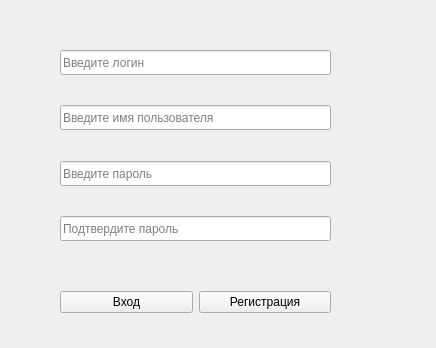
<?xml version="1.0" encoding="UTF-8"?>
<ui version="4.0">
 <class>MainWindow</class>
 <widget class="QMainWindow" name="MainWindow">
  <property name="geometry">
   <rect>
    <x>0</x>
    <y>0</y>
    <width>436</width>
    <height>348</height>
   </rect>
  </property>
  <property name="windowTitle">
   <string>MainWindow</string>
  </property>
  <widget class="QWidget" name="centralwidget">
   <widget class="QWidget" name="layoutWidget">
    <property name="geometry">
     <rect>
      <x>60</x>
      <y>50</y>
      <width>271</width>
      <height>191</height>
     </rect>
    </property>
    <layout class="QVBoxLayout" name="verticalLayout">
     <item>
      <widget class="QLineEdit" name="login_line">
       <property name="sizePolicy">
        <sizepolicy hsizetype="Minimum" vsizetype="Expanding">
         <horstretch>0</horstretch>
         <verstretch>0</verstretch>
        </sizepolicy>
       </property>
       <property name="placeholderText">
        <string>Введите логин</string>
       </property>
      </widget>
     </item>
     <item>
      <spacer name="verticalSpacer_3">
       <property name="orientation">
        <enum>Qt::Vertical</enum>
       </property>
       <property name="sizeHint" stdset="0">
        <size>
         <width>20</width>
         <height>20</height>
        </size>
       </property>
      </spacer>
     </item>
     <item>
      <widget class="QLineEdit" name="username_line">
       <property name="sizePolicy">
        <sizepolicy hsizetype="Minimum" vsizetype="Expanding">
         <horstretch>0</horstretch>
         <verstretch>0</verstretch>
        </sizepolicy>
       </property>
       <property name="placeholderText">
        <string>Введите имя пользователя</string>
       </property>
      </widget>
     </item>
     <item>
      <spacer name="verticalSpacer_2">
       <property name="orientation">
        <enum>Qt::Vertical</enum>
       </property>
       <property name="sizeHint" stdset="0">
        <size>
         <width>20</width>
         <height>20</height>
        </size>
       </property>
      </spacer>
     </item>
     <item>
      <widget class="QLineEdit" name="password_line">
       <property name="sizePolicy">
        <sizepolicy hsizetype="Minimum" vsizetype="Expanding">
         <horstretch>0</horstretch>
         <verstretch>0</verstretch>
        </sizepolicy>
       </property>
       <property name="placeholderText">
        <string>Введите пароль</string>
       </property>
      </widget>
     </item>
     <item>
      <spacer name="verticalSpacer">
       <property name="orientation">
        <enum>Qt::Vertical</enum>
       </property>
       <property name="sizeHint" stdset="0">
        <size>
         <width>20</width>
         <height>5</height>
        </size>
       </property>
      </spacer>
     </item>
     <item>
      <widget class="QLineEdit" name="conf_password_line">
       <property name="sizePolicy">
        <sizepolicy hsizetype="Minimum" vsizetype="Expanding">
         <horstretch>0</horstretch>
         <verstretch>0</verstretch>
        </sizepolicy>
       </property>
       <property name="placeholderText">
        <string>Подтвердите пароль</string>
       </property>
      </widget>
     </item>
    </layout>
   </widget>
   <widget class="QWidget" name="layoutWidget_2">
    <property name="geometry">
     <rect>
      <x>60</x>
      <y>290</y>
      <width>271</width>
      <height>25</height>
     </rect>
    </property>
    <layout class="QHBoxLayout" name="horizontalLayout">
     <item>
      <widget class="QPushButton" name="login_btn">
       <property name="text">
        <string>Вход</string>
       </property>
      </widget>
     </item>
     <item>
      <widget class="QPushButton" name="reg_btn">
       <property name="text">
        <string>Регистрация</string>
       </property>
      </widget>
     </item>
    </layout>
   </widget>
  </widget>
 </widget>
 <resources/>
 <connections/>
</ui>
